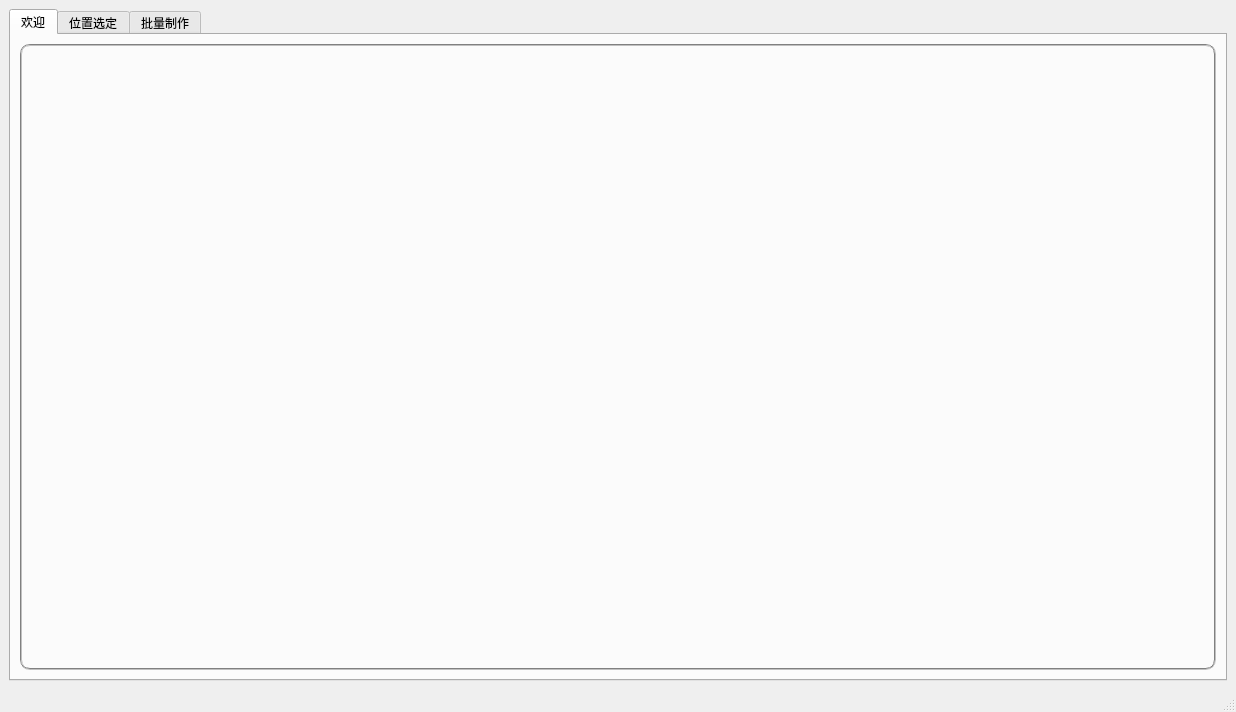
<?xml version="1.0" encoding="UTF-8"?>
<ui version="4.0">
 <class>MainWindow</class>
 <widget class="QMainWindow" name="MainWindow">
  <property name="geometry">
   <rect>
    <x>0</x>
    <y>0</y>
    <width>1236</width>
    <height>712</height>
   </rect>
  </property>
  <property name="minimumSize">
   <size>
    <width>1090</width>
    <height>636</height>
   </size>
  </property>
  <property name="windowTitle">
   <string>制作器</string>
  </property>
  <widget class="QWidget" name="centralwidget">
   <layout class="QGridLayout" name="gridLayout">
    <item row="0" column="0">
     <widget class="QTabWidget" name="tabWidget">
      <property name="currentIndex">
       <number>0</number>
      </property>
      <widget class="QWidget" name="hello_paper">
       <attribute name="title">
        <string>欢迎</string>
       </attribute>
       <layout class="QGridLayout" name="gridLayout_2">
        <item row="0" column="0">
         <widget class="QPlainTextEdit" name="hello_html">
          <property name="styleSheet">
           <string notr="true">border-radius:10px;
border: 2px groove gray;
padding: 1px 18px 1px 3px;
background-color: rgba(255, 255, 255, 0);</string>
          </property>
          <property name="readOnly">
           <bool>true</bool>
          </property>
          <property name="plainText">
           <string/>
          </property>
         </widget>
        </item>
       </layout>
      </widget>
      <widget class="QWidget" name="posedit_paper">
       <attribute name="title">
        <string>位置选定</string>
       </attribute>
       <layout class="QGridLayout" name="gridLayout_3">
        <item row="7" column="2" colspan="6">
         <widget class="QPushButton" name="getimg_bt">
          <property name="text">
           <string>打开图片</string>
          </property>
         </widget>
        </item>
        <item row="0" column="2" rowspan="5" colspan="6">
         <widget class="QGraphicsView" name="view">
          <property name="minimumSize">
           <size>
            <width>700</width>
            <height>500</height>
           </size>
          </property>
         </widget>
        </item>
        <item row="1" column="1">
         <widget class="QLabel" name="y_pos">
          <property name="maximumSize">
           <size>
            <width>200</width>
            <height>16777215</height>
           </size>
          </property>
          <property name="text">
           <string>Y:</string>
          </property>
         </widget>
        </item>
        <item row="7" column="0">
         <widget class="QPushButton" name="delval_bt">
          <property name="maximumSize">
           <size>
            <width>200</width>
            <height>16777215</height>
           </size>
          </property>
          <property name="text">
           <string>删除文字</string>
          </property>
         </widget>
        </item>
        <item row="0" column="0" colspan="2">
         <widget class="QListWidget" name="vallist_li">
          <property name="minimumSize">
           <size>
            <width>300</width>
            <height>500</height>
           </size>
          </property>
          <property name="maximumSize">
           <size>
            <width>400</width>
            <height>16777215</height>
           </size>
          </property>
         </widget>
        </item>
        <item row="6" column="2">
         <widget class="QRadioButton" name="yuan_mode">
          <property name="text">
           <string>打开时使用原照片分辨率</string>
          </property>
         </widget>
        </item>
        <item row="6" column="1">
         <widget class="QPushButton" name="setfont_bt">
          <property name="maximumSize">
           <size>
            <width>200</width>
            <height>16777215</height>
           </size>
          </property>
          <property name="text">
           <string>字体</string>
          </property>
         </widget>
        </item>
        <item row="6" column="0">
         <widget class="QPushButton" name="addval_bt">
          <property name="maximumSize">
           <size>
            <width>200</width>
            <height>16777215</height>
           </size>
          </property>
          <property name="text">
           <string>添加文字</string>
          </property>
         </widget>
        </item>
        <item row="1" column="0">
         <widget class="QLabel" name="x_pos">
          <property name="maximumSize">
           <size>
            <width>200</width>
            <height>16777215</height>
           </size>
          </property>
          <property name="text">
           <string>X:</string>
          </property>
         </widget>
        </item>
        <item row="5" column="0" colspan="2">
         <widget class="Line" name="line">
          <property name="maximumSize">
           <size>
            <width>400</width>
            <height>16777215</height>
           </size>
          </property>
          <property name="orientation">
           <enum>Qt::Horizontal</enum>
          </property>
         </widget>
        </item>
        <item row="5" column="6">
         <widget class="QLabel" name="label_3">
          <property name="text">
           <string>放大</string>
          </property>
         </widget>
        </item>
        <item row="5" column="5">
         <widget class="QSlider" name="SceneSuoFang">
          <property name="maximum">
           <number>200</number>
          </property>
          <property name="value">
           <number>100</number>
          </property>
          <property name="orientation">
           <enum>Qt::Horizontal</enum>
          </property>
         </widget>
        </item>
        <item row="7" column="1">
         <widget class="QPushButton" name="setcolor_bt">
          <property name="maximumSize">
           <size>
            <width>200</width>
            <height>16777215</height>
           </size>
          </property>
          <property name="text">
           <string>字体颜色</string>
          </property>
         </widget>
        </item>
        <item row="5" column="4">
         <widget class="QLabel" name="label_2">
          <property name="text">
           <string>缩小</string>
          </property>
          <property name="alignment">
           <set>Qt::AlignRight|Qt::AlignTrailing|Qt::AlignVCenter</set>
          </property>
         </widget>
        </item>
        <item row="5" column="2">
         <widget class="QPushButton" name="reset_bt">
          <property name="text">
           <string>复位</string>
          </property>
         </widget>
        </item>
        <item row="6" column="4">
         <widget class="QRadioButton" name="nomarl_mode">
          <property name="text">
           <string>打开时使用压缩分辨率</string>
          </property>
          <property name="checked">
           <bool>true</bool>
          </property>
         </widget>
        </item>
        <item row="6" column="5">
         <widget class="QRadioButton" name="ek_mode">
          <property name="text">
           <string>打开时固定8k分辨率</string>
          </property>
         </widget>
        </item>
       </layout>
      </widget>
      <widget class="QWidget" name="batchmake_paper">
       <attribute name="title">
        <string>批量制作</string>
       </attribute>
       <layout class="QGridLayout" name="gridLayout_4">
        <item row="0" column="0" rowspan="3">
         <widget class="QGroupBox" name="groupBox">
          <property name="minimumSize">
           <size>
            <width>319</width>
            <height>0</height>
           </size>
          </property>
          <property name="maximumSize">
           <size>
            <width>419</width>
            <height>16777215</height>
           </size>
          </property>
          <property name="title">
           <string>文字列表</string>
          </property>
          <layout class="QGridLayout" name="gridLayout_5">
           <item row="0" column="0">
            <widget class="QLabel" name="label">
             <property name="text">
              <string>选中项:</string>
             </property>
            </widget>
           </item>
           <item row="0" column="1">
            <widget class="QLabel" name="selectional">
             <property name="text">
              <string>null</string>
             </property>
            </widget>
           </item>
           <item row="1" column="0" colspan="2">
            <widget class="QListWidget" name="vals">
             <property name="minimumSize">
              <size>
               <width>300</width>
               <height>0</height>
              </size>
             </property>
             <property name="maximumSize">
              <size>
               <width>400</width>
               <height>16777215</height>
              </size>
             </property>
            </widget>
           </item>
          </layout>
         </widget>
        </item>
        <item row="0" column="1">
         <widget class="QGroupBox" name="groupBox_2">
          <property name="title">
           <string>导入名单</string>
          </property>
          <layout class="QGridLayout" name="gridLayout_6">
           <item row="2" column="0" colspan="2">
            <widget class="QPushButton" name="importList_bt">
             <property name="text">
              <string>导入</string>
             </property>
            </widget>
           </item>
           <item row="0" column="1">
            <widget class="QPushButton" name="start_make_bt">
             <property name="minimumSize">
              <size>
               <width>0</width>
               <height>200</height>
              </size>
             </property>
             <property name="text">
              <string>开始制作</string>
             </property>
            </widget>
           </item>
           <item row="0" column="0" rowspan="2">
            <widget class="QTextEdit" name="input_list"/>
           </item>
           <item row="1" column="1">
            <widget class="QRadioButton" name="isten">
             <property name="text">
              <string>使用10进制量</string>
             </property>
             <property name="checked">
              <bool>true</bool>
             </property>
            </widget>
           </item>
          </layout>
         </widget>
        </item>
        <item row="2" column="1">
         <widget class="QGroupBox" name="groupBox_3">
          <property name="title">
           <string>名单预览</string>
          </property>
          <layout class="QGridLayout" name="gridLayout_7">
           <item row="0" column="0">
            <widget class="QTableWidget" name="namelist">
             <property name="editTriggers">
              <set>QAbstractItemView::NoEditTriggers</set>
             </property>
             <property name="columnCount">
              <number>0</number>
             </property>
            </widget>
           </item>
          </layout>
         </widget>
        </item>
        <item row="1" column="1">
         <widget class="QProgressBar" name="progressBar">
          <property name="value">
           <number>0</number>
          </property>
         </widget>
        </item>
       </layout>
      </widget>
     </widget>
    </item>
   </layout>
  </widget>
  <widget class="QMenuBar" name="menubar">
   <property name="geometry">
    <rect>
     <x>0</x>
     <y>0</y>
     <width>1236</width>
     <height>21</height>
    </rect>
   </property>
  </widget>
  <widget class="QStatusBar" name="statusbar"/>
 </widget>
 <resources/>
 <connections/>
</ui>
